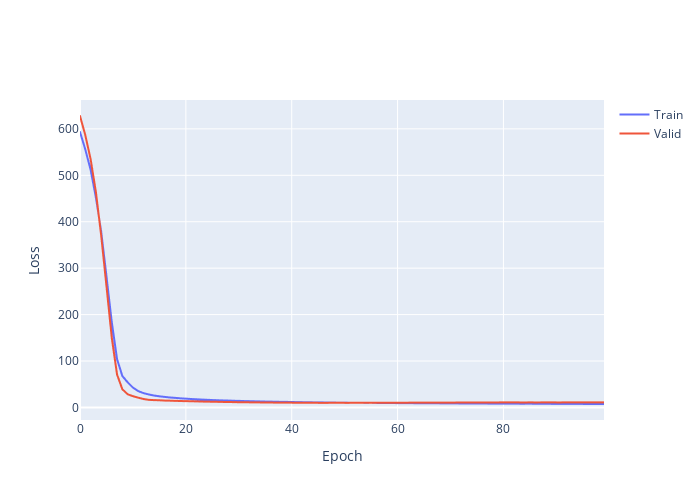

This figure's notebook cell:
### Code cell
import plotly.graph_objects as go

fig = go.Figure()
fig.add_trace(go.Scattergl(y=history.history['loss'],name='Train'))
fig.add_trace(go.Scattergl(y=history.history['val_loss'],name='Valid'))
fig.update_layout(height=500, width=700,xaxis_title='Epoch',yaxis_title='Loss')
fig.show()
